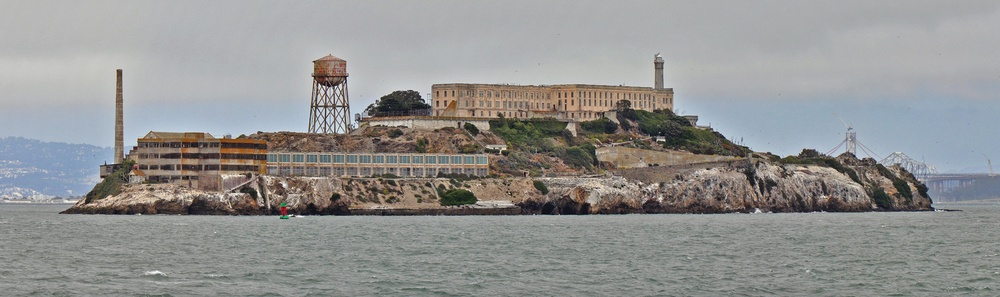
#> input picture image1.jpg, 1000 x 297 px, shrunk from 5856 x 1740 before the run
$ python construct3d.py
#> lines starting #> are read from the running program, lines starting #| are printed output that depends on the picture
import cv2
import numpy as np

# Read two images
img1 = cv2.imread("image1.jpg")
#> img1 is the input picture: shape (297, 1000, 3); mean B, G, R 145.2, 146.4, 146.2
img2 = cv2.imread("image2.jpg")
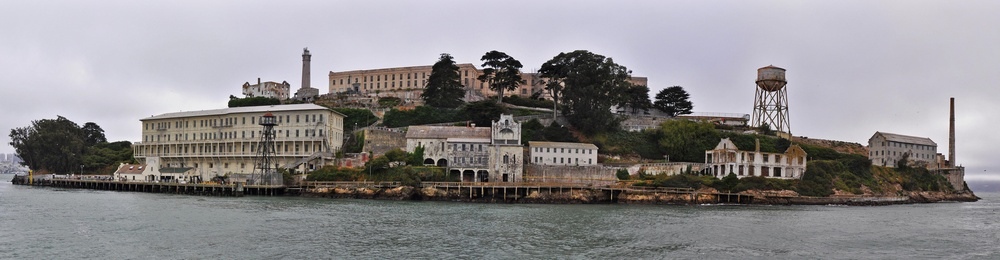
#> input picture image2.jpg, 1000 x 260 px, shrunk from 5856 x 1523 before the run
#> img2 is the input picture: shape (260, 1000, 3); mean B, G, R 140.5, 138.5, 141.3

gray1 = cv2.cvtColor(img1, cv2.COLOR_BGR2GRAY)
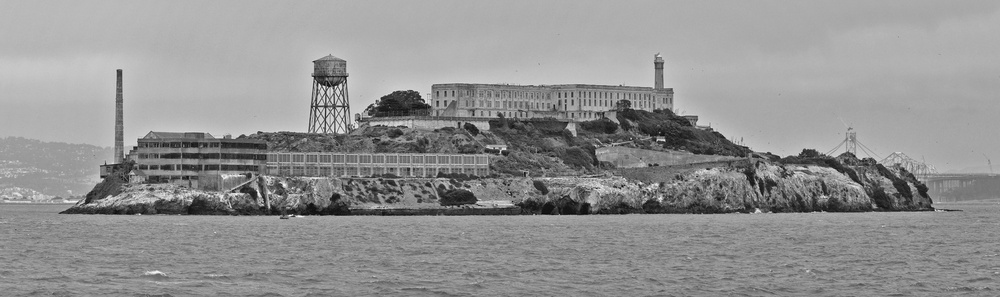
#> gray1: shape (297, 1000); min 4, max 252, mean 146.2
gray2 = cv2.cvtColor(img2, cv2.COLOR_BGR2GRAY)
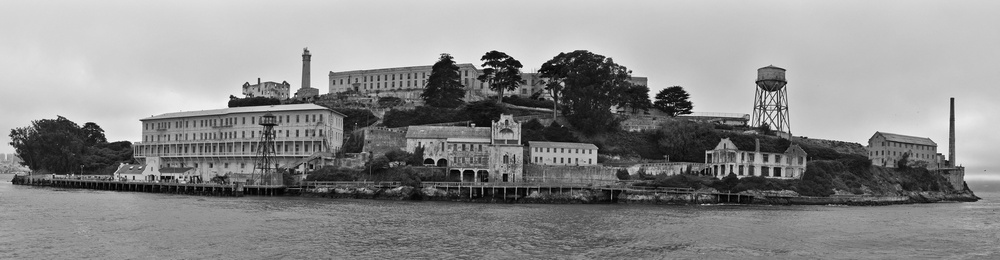
#> gray2: shape (260, 1000); min 0, max 254, mean 139.5

# Create SIFT detector
sift = cv2.SIFT_create()

# Detect keypoints and features
kp1, des1 = sift.detectAndCompute(gray1, None)
#> kp1 = 1660 keypoints; strongest (x, y, size): (284, 185, 3.3), (102, 177, 2), (375, 105, 2), (340, 85, 2.3)
kp2, des2 = sift.detectAndCompute(gray2, None)
#> kp2 = 1786 keypoints; strongest (x, y, size): (503, 59, 2.1), (487, 66, 2.4), (631, 72, 1.8), (483, 65, 2.1)

print("Keypoints in Image 1:", len(kp1))
#| Keypoints in Image 1: 1660
print("Keypoints in Image 2:", len(kp2))
#| Keypoints in Image 2: 1786

# Match features
bf = cv2.BFMatcher()
matches = bf.knnMatch(des1, des2, k=2)
#> matches = 1660 matches

# Select good matches
good = []

for m, n in matches:
    if m.distance < 0.7 * n.distance:
        good.append(m)
#> after the loop, good = 6 matches

print("Good Matches:", len(good))
#| Good Matches: 6

# Get matching points
points1 = np.float32(
    [kp1[m.queryIdx].pt for m in good]
)
#> points1 = [[433.5, 86.76], [471.6, 216.2], [559.3, 101.1], [723.6, 212.4], [843.2, 209.9], [875.4, 274.1]]

points2 = np.float32(
    [kp2[m.trainIdx].pt for m in good]
)
#> points2 = [[331.5, 74.17], [311.1, 62.12], [466.1, 74.61], [234, 195.4], [234, 195.4], [357.8, 161.5]]

# Camera matrices
K = np.array([
    [1000, 0, img1.shape[1] / 2],
    [0, 1000, img1.shape[0] / 2],
    [0, 0, 1]
], dtype=float)

print("points1 shape:", points1.shape)
#| points1 shape: (6, 2)
print("points2 shape:", points2.shape)
#| points2 shape: (6, 2)
print("points1 dtype:", points1.dtype)
#| points1 dtype: float32
print("points2 dtype:", points2.dtype)
#| points2 dtype: float32

# Find essential matrix
E, mask = cv2.findEssentialMat(
    points1, points2, K,
    method=cv2.RANSAC,
    prob=0.999,
    threshold=1.0
)
#> E = [[0.263, -0.616, -0.138], [-0.643, -0.25, -0.152], [0.1, -0.152, -0.0295]]; mask = [1, 0, 1, 1, 1, 1]

# Recover camera rotation and translation
_, R, t, mask = cv2.recoverPose(
    E, points1, points2, K
)
#> R = [[0.853, 0.263, 0.452], [0.401, -0.884, -0.242], [0.336, 0.388, -0.859]]; t = [-0.257, 0.0453, 0.965]; mask = [255, 255, 255, 0, 0, 255]

# First camera position
P1 = K @ np.hstack((np.eye(3), np.zeros((3, 1))))

# Second camera position
P2 = K @ np.hstack((R, t))
#> P2 = [[1020.4, 456.4, 22.45, 225.9], [450.4, -826.1, -369.7, 188.7], [0.336, 0.388, -0.859, 0.965]]

# Triangulate 3D points
#> (the run stopped early here; a loop or call above may not have finished)
